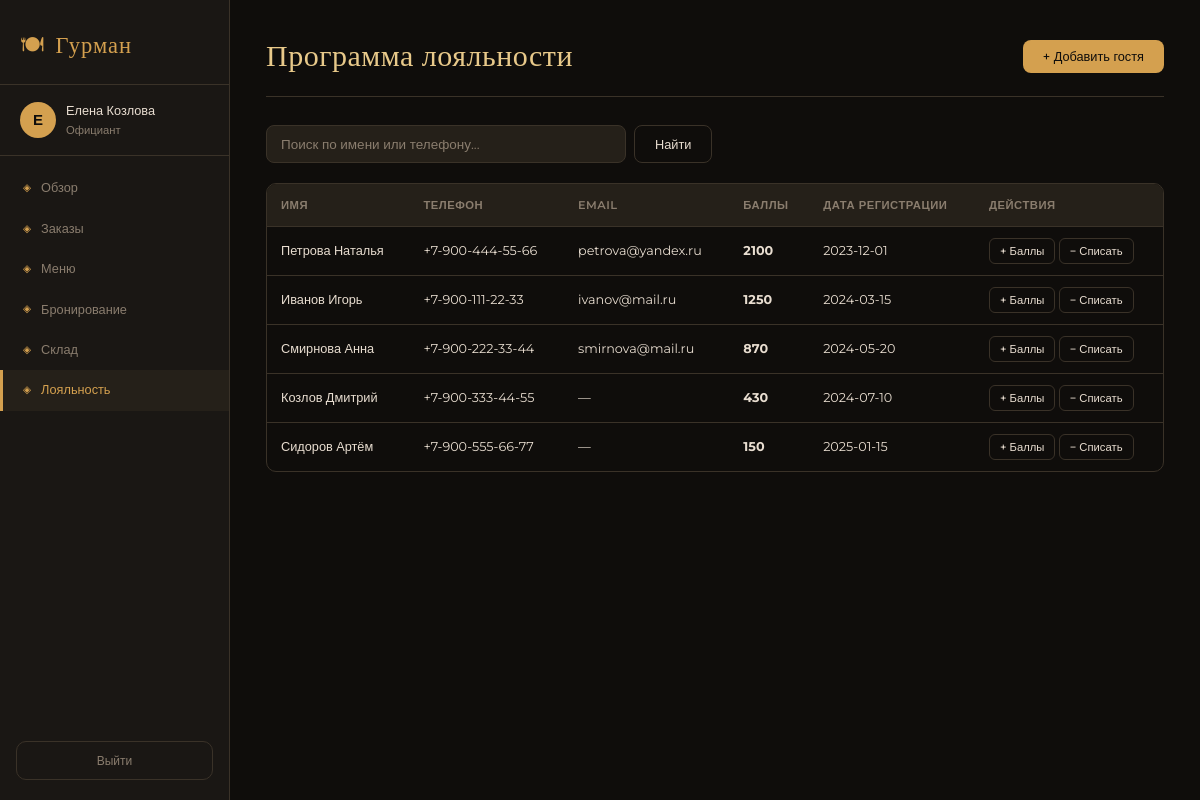
The app's page /loyalty (signed in) with its own data.
### tables this page shows
CREATE TABLE loyalty_guests (
    id            INTEGER PRIMARY KEY AUTOINCREMENT,
    name          TEXT NOT NULL,
    phone         TEXT NOT NULL UNIQUE,
    email         TEXT,
    bonus_points  INTEGER DEFAULT 0,
    registered_at TEXT
);

### app.py (the view)
@app.route('/loyalty')
@login_required
def loyalty():
    db = get_db()
    search = request.args.get('q', '')
    if search:
        guests = db.execute(
            "SELECT * FROM loyalty_guests WHERE name LIKE ? OR phone LIKE ? ORDER BY name",
            (f'%{search}%', f'%{search}%')
        ).fetchall()
    else:
        guests = db.execute("SELECT * FROM loyalty_guests ORDER BY bonus_points DESC").fetchall()
    db.close()
    return render_template('loyalty.html', guests=guests, search=search)

### app.py (called while the page is built)
def get_db():
    conn = sqlite3.connect(DB_PATH)
    conn.row_factory = sqlite3.Row
    conn.execute("PRAGMA foreign_keys = ON")
    return conn

def login_required(f):
    @wraps(f)
    def decorated(*args, **kwargs):
        if 'user_id' not in session:
            return redirect(url_for('login'))
        return f(*args, **kwargs)
    return decorated

### templates/loyalty.html (shortened to what this page needs)
{% extends 'base.html' %}
{% block content %}
<div class="page-header">
  <h1>Программа лояльности</h1>
  <button class="btn btn-primary" onclick="openModal('add-guest-modal')">+ Добавить гостя</button>
</div>
<form class="search-bar" method="GET">
  <input type="text" name="q" value="{{ search }}" placeholder="Поиск по имени или телефону...">
  <button type="submit" class="btn btn-outline">Найти</button>
</form>
<div class="table-wrap">
  <table class="data-table">
    <thead><tr><th>Имя</th><th>Телефон</th><th>Email</th><th>Баллы</th><th>Дата регистрации</th><th>Действия</th></tr></thead>
    <tbody>
    {% for g in guests %}
    <tr>
      <td>{{ g.name }}</td><td>{{ g.phone }}</td><td>{{ g.email or '—' }}</td>
      <td><strong>{{ g.bonus_points }}</strong></td>
      <td>{{ g.registered_at or '—' }}</td>
      <td>
        <button class="btn btn-xs btn-outline" onclick="addPoints({{ g.id }}, '{{ g.name }}')">+ Баллы</button>
        <button class="btn btn-xs btn-outline" onclick="usePoints({{ g.id }}, '{{ g.name }}', {{ g.bonus_points }})">− Списать</button>
      </td>
    </tr>
    {% endfor %}
    </tbody>
  </table>
</div>
{% endblock %}

### static/css/style.css (style rules this page uses)
:root { --bg: #0f0d0b; --bg2: #1a1714; --bg3: #252019; --border: #3a3228; --gold: #d4a04f; --gold-lt: #e8c98a; --text: #e8ddd0; --text-dim: #8a7d6e; --green: #4caf7d; --red: #e05555; --blue: #5b9bd5; --yellow: #e8b84b; --purple: #9b72c8; --radius: 10px; --shadow: 0 4px 24px rgba(0,0,0,.5); }
* { box-sizing: border-box; margin: 0; padding: 0; }
html { font-size: 15px; }
body { background: var(--bg); color: var(--text); font-family: 'Montserrat', sans-serif; font-weight: 400; line-height: 1.6; display: flex; min-height: 100vh; }
.page-header { display: flex; align-items: center; justify-content: space-between; margin-bottom: 28px; padding-bottom: 16px; border-bottom: 1px solid var(--border); }
.page-header h1 { font-family: 'Cormorant Garamond', serif; font-size: 2rem; font-weight: 500; color: var(--gold-lt); letter-spacing: .5px; }
input[type="text"], input[type="password"], input[type="tel"], input[type="email"], input[type="number"], input[type="date"], input[type="datetime-local"], select, textarea { background: var(--bg3); border: 1px solid var(--border); border-radius: 8px; padding: 10px 14px; color: var(--text); font-family: 'Montserrat', sans-serif; font-size: .9rem; outline: none; transition: border-color .2s; width: 100%; }
input::placeholder { color: var(--text-dim); }
.btn { display: inline-flex; align-items: center; justify-content: center; padding: 9px 20px; border-radius: 8px; border: none; cursor: pointer; font-family: 'Montserrat', sans-serif; font-size: .85rem; font-weight: 500; text-decoration: none; transition: all .2s; white-space: nowrap; }
.btn-primary { background: var(--gold); color: var(--bg); }
.btn-outline { background: transparent; border: 1px solid var(--border); color: var(--text); }
.btn-xs { padding: 5px 10px; font-size: .75rem; border-radius: 6px; }
.table-wrap { overflow-x: auto; border-radius: var(--radius); border: 1px solid var(--border); }
.data-table { width: 100%; border-collapse: collapse; }
.data-table th { background: var(--bg3); padding: 12px 14px; text-align: left; font-size: .75rem; font-weight: 600; color: var(--text-dim); letter-spacing: .5px; text-transform: uppercase; border-bottom: 1px solid var(--border); }
.data-table td { padding: 11px 14px; border-bottom: 1px solid var(--border); font-size: .85rem; }
.data-table tr:last-child td { border-bottom: none; }
.search-bar { display: flex; gap: 8px; margin-bottom: 20px; }
.search-bar input { max-width: 360px; }

### records on screen
loyalty_guests: name "Петрова Наталья", phone "+7-900-444-55-66", email "petrova@yandex.ru", bonus_points "2100", registered_at "2023-12-01"
loyalty_guests: name "Иванов Игорь", phone "+7-900-111-22-33", email "ivanov@mail.ru", bonus_points "1250", registered_at "2024-03-15"
loyalty_guests: name "Смирнова Анна", phone "+7-900-222-33-44", email "smirnova@mail.ru", bonus_points "870", registered_at "2024-05-20"
loyalty_guests: name "Козлов Дмитрий", phone "+7-900-333-44-55", email "—", bonus_points "430", registered_at "2024-07-10"
loyalty_guests: name "Сидоров Артём", phone "+7-900-555-66-77", email "—", bonus_points "150", registered_at "2025-01-15"

### other values on screen
{{ session.full_name[0] }} "Е"
{{ session.full_name }} "Елена Козлова"
{{ session.role }} "Официант"
